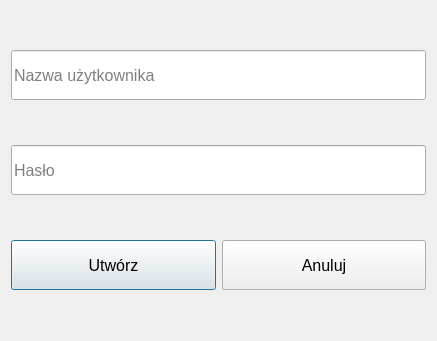
<?xml version="1.0" encoding="UTF-8"?>
<ui version="4.0">
 <class>CreateAccountDialog</class>
 <widget class="QDialog" name="CreateAccountDialog">
  <property name="geometry">
   <rect>
    <x>0</x>
    <y>0</y>
    <width>437</width>
    <height>341</height>
   </rect>
  </property>
  <property name="windowTitle">
   <string>Utwórz konto</string>
  </property>
  <layout class="QVBoxLayout" name="verticalLayout">
   <item>
    <widget class="QLineEdit" name="usernameInput">
     <property name="minimumSize">
      <size>
       <width>0</width>
       <height>50</height>
      </size>
     </property>
     <property name="font">
      <font>
       <pointsize>12</pointsize>
      </font>
     </property>
     <property name="placeholderText">
      <string>Nazwa użytkownika</string>
     </property>
    </widget>
   </item>
   <item>
    <widget class="QLineEdit" name="passwordInput">
     <property name="minimumSize">
      <size>
       <width>0</width>
       <height>50</height>
      </size>
     </property>
     <property name="font">
      <font>
       <pointsize>12</pointsize>
      </font>
     </property>
     <property name="echoMode">
      <enum>QLineEdit::Password</enum>
     </property>
     <property name="placeholderText">
      <string>Hasło</string>
     </property>
    </widget>
   </item>
   <item>
    <layout class="QHBoxLayout" name="buttonLayout">
     <item>
      <widget class="QPushButton" name="createButton">
       <property name="minimumSize">
        <size>
         <width>0</width>
         <height>50</height>
        </size>
       </property>
       <property name="font">
        <font>
         <pointsize>12</pointsize>
        </font>
       </property>
       <property name="text">
        <string>Utwórz</string>
       </property>
      </widget>
     </item>
     <item>
      <widget class="QPushButton" name="cancelCreateButton">
       <property name="minimumSize">
        <size>
         <width>0</width>
         <height>50</height>
        </size>
       </property>
       <property name="font">
        <font>
         <pointsize>12</pointsize>
        </font>
       </property>
       <property name="text">
        <string>Anuluj</string>
       </property>
      </widget>
     </item>
    </layout>
   </item>
  </layout>
 </widget>
 <resources/>
 <connections/>
</ui>
